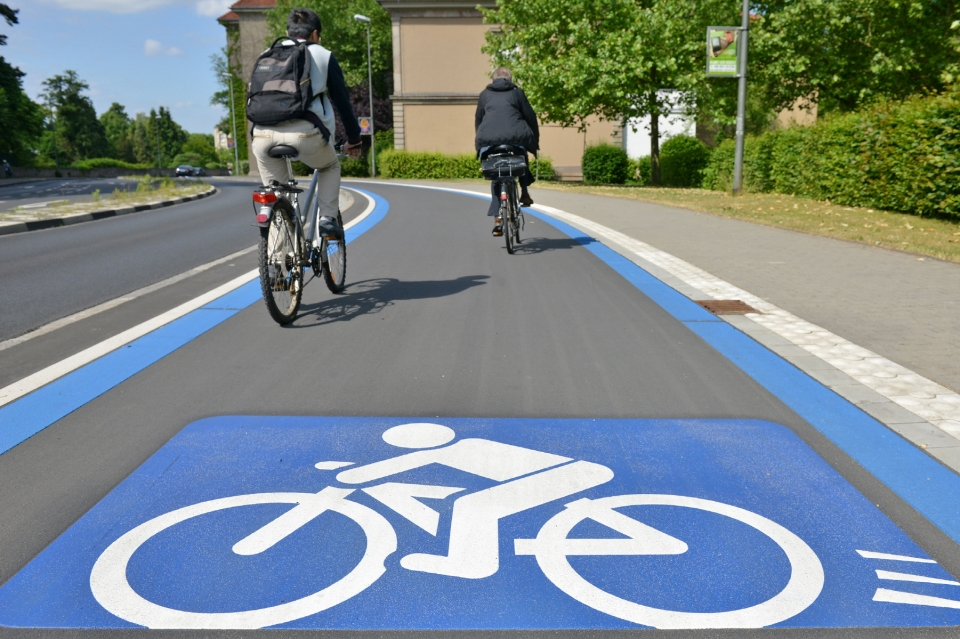
#> input picture imgs/26437_83716_2610.jpg, 960 x 639 px, found by its file name
$ python PerspectiveTransformation.py
#> lines starting #> are read from the running program, lines starting #| are printed output that depends on the picture
#퍼스펙티브 변환 Perspective Transformation 에서 원본 이미지의 모든 직선은 출력 이미지에서 직선으로 유지된다.
#3차원의 공간에 있는 물체를 2차원 평면에 올리는 기술이라고 볼 수 있다.
#원근 변환 이라고도 한다.

#퍼스펙티브 변환 행렬을 찾으려면 입력 이미지의 네 점과 대응하는 출력 이미지의 네 점이 필요하다.
#openCV에서는 두 이미지 간에 대응하는 네 점을 안다면 getAffineTransform 함수를 사용해 퍼스펙티브 변환 행렬을 얻을 수 있다.
#warpAffin 함수를 사용해 이미지에 적용한다.

#마우스 클릭을 해서 네 점을 지정한 후 스페이스바를 누르면 퍼스펙티브 변환이 적용된다.


import cv2 as cv
import numpy as np

#마우스 클릭한 좌표를 저장할 리스트이다.
src = np.zeros([4, 2], dtype=np.float32) #4행 2열의 행렬, 자료는 32비트 실수
idx = 0

def mouse_callback(event, x, y, flags, param):
    global point_list, idx

    #마우스 왼쪽 버튼을 누를 때마다 좌표를 리스트에 저장한다.
    if event == cv.EVENT_LBUTTONDOWN:

        src[idx] = (x,y)
        idx = idx + 1

        print("(%d , %d)" %(x,y))

        cv.circle(img_original, (x,y), 10, (0,0,255), -1)


#마우스 콜백함수를 등록한다.
cv.namedWindow('source')
cv.setMouseCallback('source', mouse_callback)

#사용할 이미지를 불러온다.
img_color = cv.imread('imgs/26437_83716_2610.jpg')
#> img_color is the input picture: shape (639, 960, 3); mean B, G, R 139.6, 135.6, 121.7
img_original = img_color.copy()

height, width = img_color.shape[:2]
#> height = 639; width = 960

#반복하면서 마우스 클릭으로 네 점을 지정하도록 한다.
while(True):

    cv.imshow('source', img_original)

    #space바를 누르면 루프에서 나온다.
    if cv.waitKey(1) == 32:
#> (key Esc is pressed here)
        break


#퍼스펙티브 변환 후 영역으로 사각영역을 지정한다.
dst = np.float32([[0, 0], [width, 0], [0, height], [width, height]])
#> dst = [[0, 0], [960, 0], [0, 639], [960, 639]]

#퍼스펙티브 변환 행렬을 생성한다.
m = cv.getPerspectiveTransform(src, dst)

#이미지에 퍼스펙티브 변환 행렬을 적용한다.
img_result = cv.warpPerspective(img_original, m, (width, height))
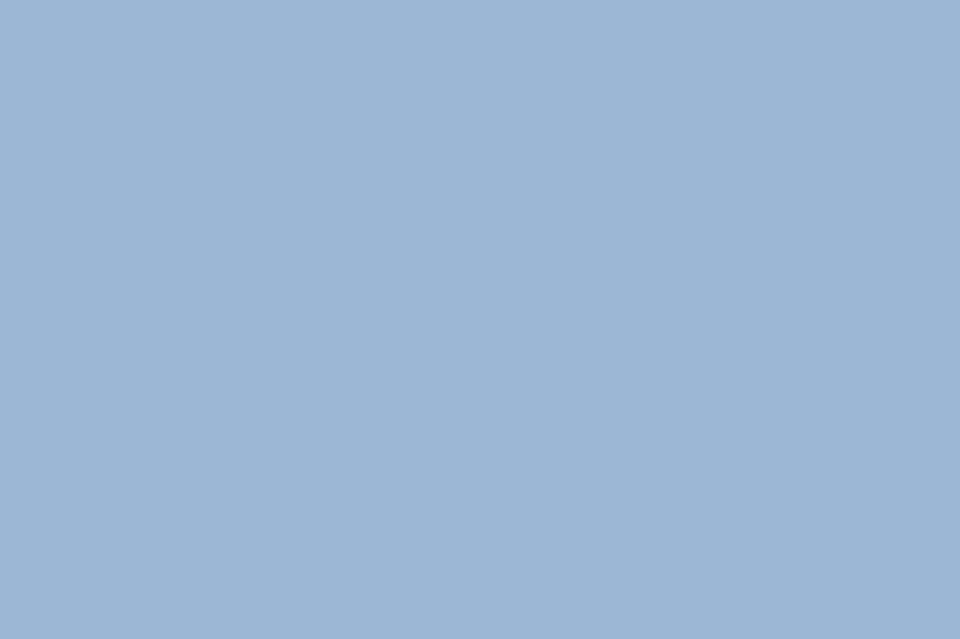
#> img_result: shape (639, 960, 3); mean B, G, R 211, 179, 156

#결과를 보여준다.
cv.imshow('result', img_result)
cv.waitKey(0)
cv.destroyAllWindows()
